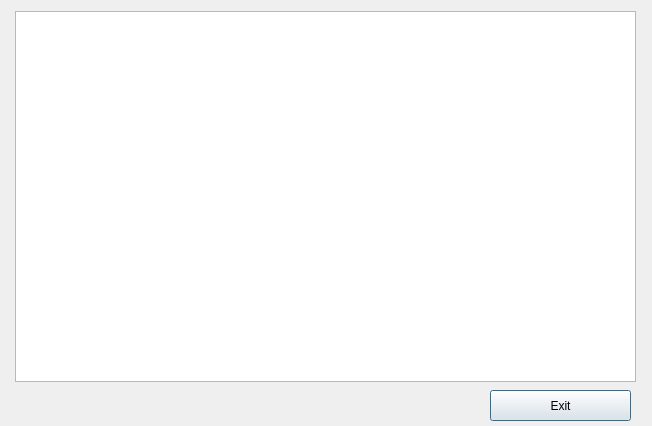
<?xml version="1.0" encoding="UTF-8"?>
<ui version="4.0">
 <class>View_inventory</class>
 <widget class="QDialog" name="View_inventory">
  <property name="geometry">
   <rect>
    <x>0</x>
    <y>0</y>
    <width>652</width>
    <height>426</height>
   </rect>
  </property>
  <property name="windowTitle">
   <string>Inventory</string>
  </property>
  <widget class="QTableView" name="tableView">
   <property name="geometry">
    <rect>
     <x>15</x>
     <y>11</y>
     <width>621</width>
     <height>371</height>
    </rect>
   </property>
  </widget>
  <widget class="QPushButton" name="Exit">
   <property name="geometry">
    <rect>
     <x>490</x>
     <y>390</y>
     <width>141</width>
     <height>31</height>
    </rect>
   </property>
   <property name="text">
    <string>Exit</string>
   </property>
  </widget>
 </widget>
 <resources/>
 <connections>
  <connection>
   <sender>Exit</sender>
   <signal>clicked()</signal>
   <receiver>View_inventory</receiver>
   <slot>close()</slot>
   <hints>
    <hint type="sourcelabel">
     <x>736</x>
     <y>402</y>
    </hint>
    <hint type="destinationlabel">
     <x>650</x>
     <y>404</y>
    </hint>
   </hints>
  </connection>
 </connections>
</ui>
